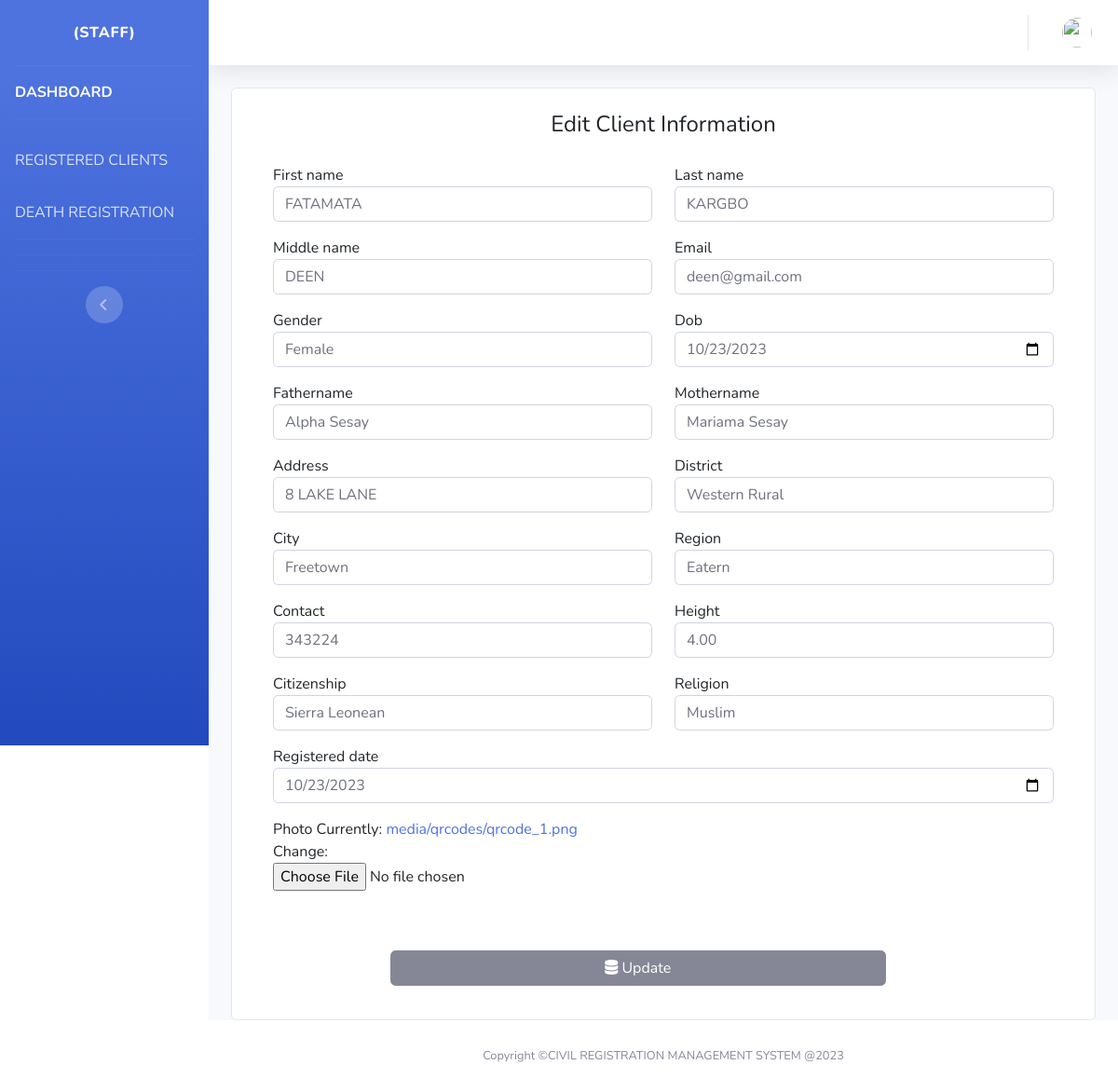
Page /emp_update_customer/1/ on the committed database.
### crms/models.py (models this page shows, shortened)
class Customer(models.Model):
    nin =models.CharField(max_length=7, unique=True, blank=True)
    first_name=models.CharField(max_length=50)
    middle_name=models.CharField(max_length=50, blank=True)
    last_name=models.CharField(max_length=50)
    email=models.EmailField(max_length=50, unique=True)
    gender =models.TextField(max_length=20, choices=Gender)
    dob=models.DateField(null=True)
    registered_date=models.DateField(null=True)
    fathername=models.CharField(max_length=50)
    mothername=models.CharField(max_length=50)
    address=models.CharField(max_length=50)
    district=models.CharField(max_length=20, choices=District)
    city=models.CharField(max_length=20, choices=city)
    region=models.CharField(max_length=20, choices=Region)
    religion=models.CharField(max_length=20, choices=Religion)
    contact=models.PositiveIntegerField(validators=[MinValueValidator(0)])
    height = models.DecimalField(max_digits=8, decimal_places=2)
    citizenship=models.CharField(max_length=50, default='SIERRA LEONEAN')
    photo=models.ImageField(upload_to='profile_pics/')

### crms/views.py (the view)
# urls.py: path('emp_update_customer/<int:pk>/', views.emp_update_customer, name='emp_update_customer'),
def emp_update_customer(request, pk):
    customer = Customer.objects.get(id=pk)
    if request.method == 'POST':
        form = CustomerForm(request.POST, request.FILES, instance=customer)
        if form.is_valid():
            form.save()  # Save the updated data to the database
            return redirect(reverse('employeeusers_page'))  # Redirect to a success page
    else:
        form = CustomerForm(instance=customer)
    context = {'form': form, 'customer': customer}
    return render(request, 'employee_update.html', context)

### templates/employee_update.html (shortened to what this page needs)
{% extends 'base2.html' %}
{% block body %}
  <div class="container">
    <div class="card">
      <br />
      <h4 class="text-center">Edit Client Information</h4>
      <div class="card-body">
        <div class="mb-3">
          <form method="post">
            <div class="container">
              <div class="row">
                <div class="col-md-6">{{ form.first_name.label }}
                  {{ form.first_name }}</div>
                <div class="col-md-6">{{ form.last_name.label }}
                  {{ form.last_name }}</div>
              </div>
              <div class="row">
                <div class="col-md-6">{{ form.middle_name.label }}
                  {{ form.middle_name }}</div>
                <div class="col-md-6">{{ form.email.label }}
                  {{ form.email }}</div>
              </div>
              <div class="row">
                <div class="col-md-6">{{ form.gender.label }}
                  {{ form.gender }}</div>
                <div class="col-md-6">{{ form.dob.label }}
                  {{ form.dob }}</div>
              </div>
              <div class="row">
                <div class="col-md-6">{{ form.fathername.label }}
                  {{ form.fathername }}</div>
                <div class="col-md-6">{{ form.mothername.label }}
                  {{ form.mothername }}</div>
              </div>
              <div class="row">
                <div class="col-md-6">{{ form.address.label }}
                  {{ form.address }}</div>
                <div class="col-md-6">{{ form.district.label }}
                  {{ form.district }}</div>
              </div>
              <div class="row">
                <div class="col-md-6">{{ form.city.label }}
                  {{ form.city }}</div>
                <div class="col-md-6">{{ form.region.label }}
                  {{ form.region }}</div>
              </div>
              <div class="row">
                <div class="col-md-6">{{ form.contact.label }}
                  {{ form.contact }}</div>
                <div class="col-md-6">{{ form.height.label }}
                  {{ form.height }}</div>
              </div>
              <div class="row">
                <div class="col-md-6">{{ form.citizenship.label }}
                  {{ form.citizenship }}</div>
                <div class="col-md-6">{{ form.religion.label }}
                  {{ form.religion }}</div>
              </div>
              <div class="row">
                <div class="col-md-12">{{ form.registered_date.label }}
                  {{ form.registered_date }}</div>
              </div>
              <div class="row">
                <div class="col-md-12">{{ form.photo.label }}
                  {{ form.photo }}</div>
              </div>
            </div>
            <button type="submit" class="btn btn-secondary mt-5" style="margin-left: 150px; width: 60%;">
              <i class="fas fa-database"></i>
              Update
            </button>
          </form>
        </div>
      </div>
    </div>
  </div>
{% endblock %}

### static/css/page.css (style rules this page uses)
.card { position: relative; display: flex; flex-direction: column; }

### rows in the picture
Customer: first_name "FATAMATA", last_name "KARGBO", middle_name "DEEN", email "deen@gmail.com", gender "Female", dob "10/23/2023", fathername "Alpha Sesay", mothername "Mariama Sesay", address "8 LAKE LANE", district "Western Rural", city "Freetown", region "Eatern", contact "343224", height "4.00", citizenship "Sierra Leonean", religion "Muslim", registered_date "10/23/2023"
